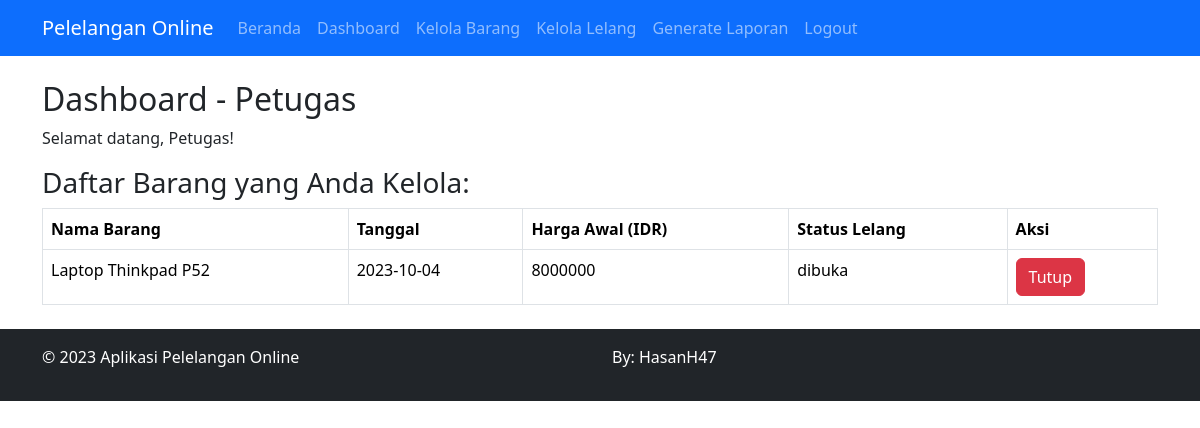
The page /pages/petugas/dashboard.php (signed in) on the database its author committed.
### tables this page shows
CREATE TABLE `tb_lelang` (
  `id_lelang` int NOT NULL,
  `id_barang` int NOT NULL,
  `tgl_lelang` date NOT NULL,
  `harga_akhir` int DEFAULT NULL,
  `id_user` int DEFAULT NULL,
  `id_petugas` int NOT NULL,
  `status` enum('dibuka','ditutup') NOT NULL
);

CREATE TABLE `tb_barang` (
  `id_barang` int NOT NULL,
  `gambar` varchar(255) NOT NULL,
  `nama_barang` varchar(25) NOT NULL,
  `tgl` date NOT NULL,
  `harga_awal` int NOT NULL,
  `deskripsi_barang` text NOT NULL
);

### pages/petugas/dashboard.php (the view, shortened to what this page needs)
<?php
require_once '../../config/database.php';
$user_id = $_SESSION['user_id'];
$sql = "SELECT b.id_barang, b.nama_barang, b.tgl, b.harga_awal, b.deskripsi_barang,
                l.status
        FROM tb_barang b
        LEFT JOIN tb_lelang l ON b.id_barang = l.id_barang
        WHERE l.id_petugas = ?
        ORDER BY b.tgl DESC";
$barang_list = [];
if ($stmt = $mysqli->prepare($sql)) {
  $stmt->bind_param('i', $user_id);
  if ($stmt->execute()) {
    $result = $stmt->get_result();
    while ($row = $result->fetch_assoc()) {
      $barang_list[] = $row;
    }
  }
}
?>
<!DOCTYPE html>
<html lang="en">
<head>
  <link rel="stylesheet" href="../../assets/css/bootstrap.min.css">
  <link rel="stylesheet" href="../../assets/css/style.css">
</head>
<body>
  <?php include '../../includes/navbar.php'; ?>
  <div class="container mt-4">
    <h2>Dashboard - Petugas</h2>
    <p>Selamat datang, Petugas!</p>
    <h3>Daftar Barang yang Anda Kelola:</h3>
    <table class="table table-bordered">
      <thead>
        <tr>
          <th>Nama Barang</th>
          <th>Tanggal</th>
          <th>Harga Awal (IDR)</th>
          <th>Status Lelang</th>
          <th>Aksi</th>
        </tr>
      </thead>
      <tbody>
        <?php foreach ($barang_list as $barang) : ?>
          <tr>
            <td><?php echo $barang['nama_barang']; ?></td>
            <td><?php echo $barang['tgl']; ?></td>
            <td><?php echo $barang['harga_awal']; ?></td>
            <td><?php echo $barang['status']; ?></td>
            <td>
              <a href="close_auction.php?id_barang=<?php echo $barang['id_barang']; ?>" class="btn btn-danger">Tutup</a>
            </td>
          </tr>
        <?php endforeach; ?>
      </tbody>
    </table>
  </div>
  <?php include '../../includes/footer.php'; ?>

### rows shown on the page
tb_lelang: id_barang.nama_barang "Laptop Thinkpad P52", id_barang.tgl "2023-10-04", id_barang.harga_awal "8000000", status "dibuka"
